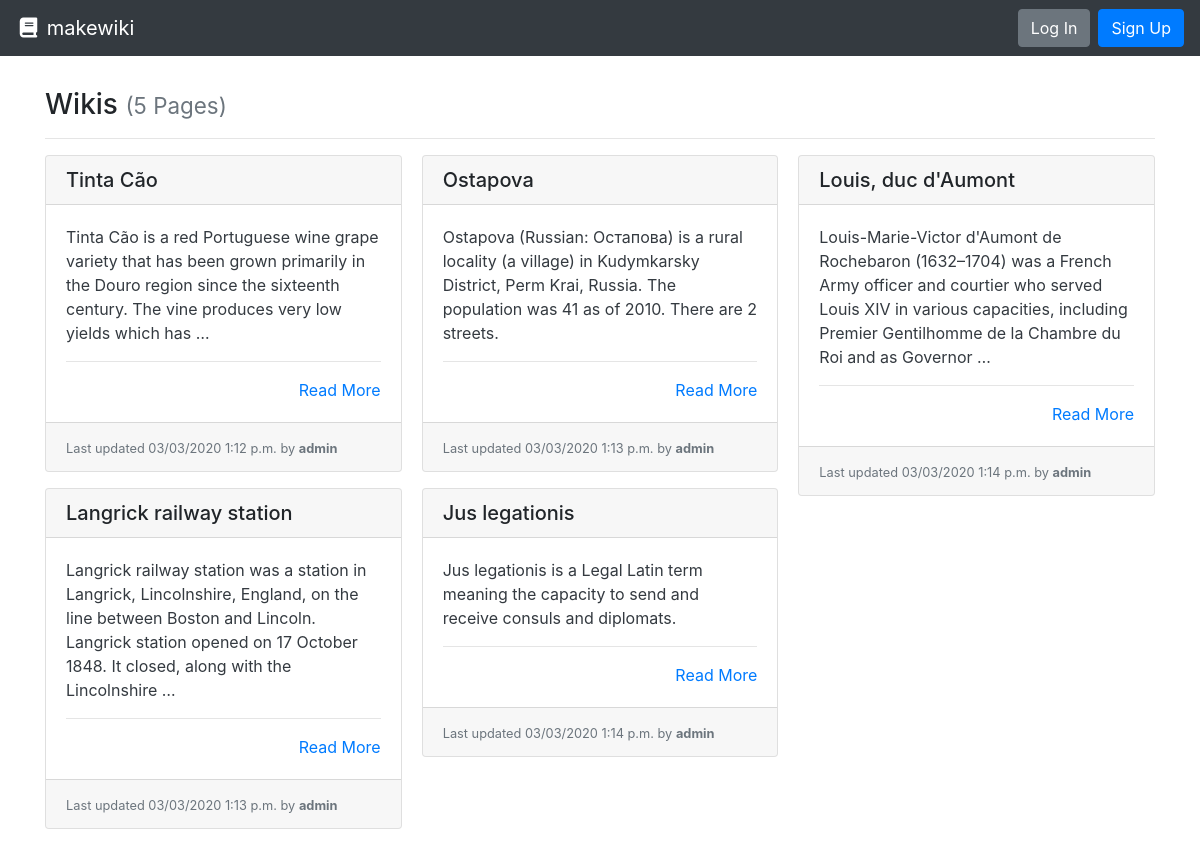
The page / on the database its author committed.
### wiki/views.py (the view)
# urls.py: path('', PageList.as_view(), name='wiki-list-page'),
class PageList(ListView):
    model = Page
    def get(self, request):
        pages = self.get_queryset().all()
        return render(request, "wiki/list.html", {"pages": pages})

### wiki/templates/wiki/list.html
{% extends "base.html" %}
{% block content %}
  <h3>Wikis {% if pages %}<small class="text-muted">({{ pages|length }} Page{{ pages|length|pluralize:"s" }})</small>{% endif %}</h3>
  <hr>
  {% if pages %}
    <div class="card-columns">
      {% for page in pages %}
        {% include "wiki/partials/card.html" %}
      {% endfor %}
    </div>
  {% else %}
    <div class="alert alert-primary" role="alert">No pages to display.</div>
  {% endif %}
{% endblock %}

### wiki/templates/wiki/partials/card.html
<div class="card mb-3">
  <h5 class="card-header ">{{ page.title }}</h5>
  <div class="card-body border-dark">
    <p class="card-text text-dark">
      {{ page.content|truncatewords_html:30 }}
      <hr>
      <div class="text-right"><a href="{% url 'wiki-details-page' page.slug %}" title="Read More">Read More</a></div>
  </div>
  <div class="card-footer">
    <small class="text-muted">Last updated {{ page.modified|date:"SHORT_DATETIME_FORMAT" }} by <b>{{ page.author.username }}</b></small>
  </div>
</div>

### rows shown on the page
Page: title "Tinta Cão", content "Tinta Cão is a red Portuguese wine grape variety that has been grown primarily in the Douro region since the sixteenth century. The vine produces very low yields which has …", modified "03/03/2020 1:12 p.m.", author.username "admin"
Page: title "Langrick railway station", content "Langrick railway station was a station in Langrick, Lincolnshire, England, on the line between Boston and Lincoln. Langrick station opened on 17 October 1848. It closed, along with the Lincolnshire …", modified "03/03/2020 1:13 p.m.", author.username "admin"
Page: title "Ostapova", content "Ostapova (Russian: Остапова) is a rural locality (a village) in Kudymkarsky District, Perm Krai, Russia. The population was 41 as of 2010. There are 2 streets.", modified "03/03/2020 1:13 p.m.", author.username "admin"
Page: title "Jus legationis", content "Jus legationis is a Legal Latin term meaning the capacity to send and receive consuls and diplomats.", modified "03/03/2020 1:14 p.m.", author.username "admin"
Page: title "Louis, duc d'Aumont", content "Louis-Marie-Victor d'Aumont de Rochebaron (1632–1704) was a French Army officer and courtier who served Louis XIV in various capacities, including Premier Gentilhomme de la Chambre du Roi and as Governor …", modified "03/03/2020 1:14 p.m.", author.username "admin"

### other values the page prints
{{ pages|length }} "5"
